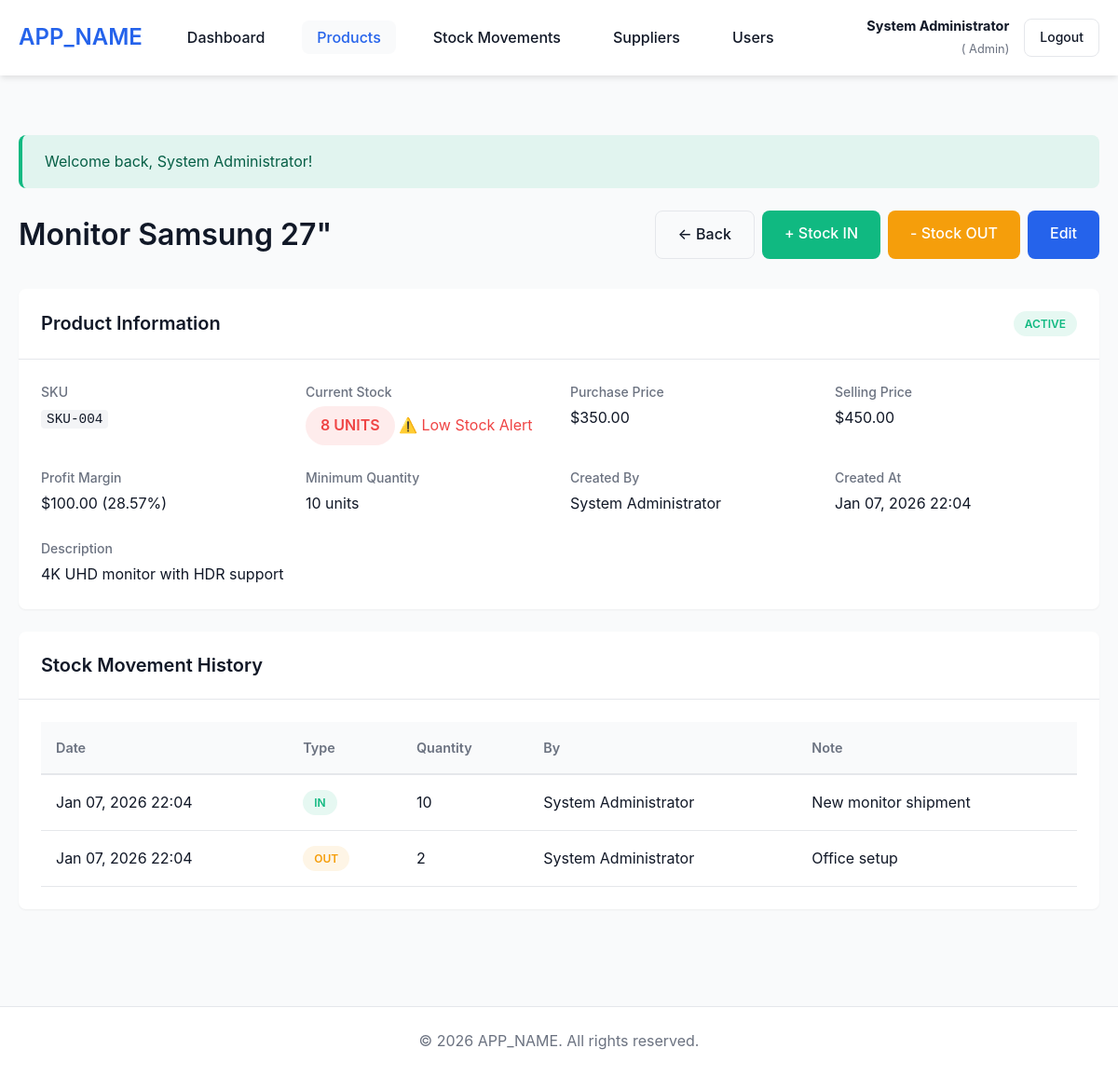
/index.php?page=products&action=view&id=4 (signed in), run on the app's committed database.
### tables this page shows
CREATE TABLE `products` (
  `id` int(10) UNSIGNED NOT NULL,
  `sku` varchar(50) NOT NULL,
  `name` varchar(200) NOT NULL,
  `description` text DEFAULT NULL,
  `purchase_price` decimal(10,2) NOT NULL DEFAULT 0.00,
  `selling_price` decimal(10,2) NOT NULL DEFAULT 0.00,
  `quantity` int(11) NOT NULL DEFAULT 0,
  `minimum_quantity` int(11) NOT NULL DEFAULT 10,
  `is_active` tinyint(1) NOT NULL DEFAULT 1,
  `supplier_id` int(10) UNSIGNED DEFAULT NULL,
  `created_by` int(10) UNSIGNED DEFAULT NULL,
  `created_at` timestamp NOT NULL DEFAULT current_timestamp(),
  `updated_at` timestamp NOT NULL DEFAULT current_timestamp() ON UPDATE current_timestamp()
);

CREATE TABLE `users` (
  `id` int(10) UNSIGNED NOT NULL,
  `username` varchar(50) NOT NULL,
  `email` varchar(100) NOT NULL,
  `password` varchar(255) NOT NULL,
  `full_name` varchar(100) NOT NULL,
  `role` enum('admin','staff','viewer') NOT NULL DEFAULT 'viewer',
  `is_active` tinyint(1) NOT NULL DEFAULT 1,
  `created_at` timestamp NOT NULL DEFAULT current_timestamp(),
  `updated_at` timestamp NOT NULL DEFAULT current_timestamp() ON UPDATE current_timestamp()
);

CREATE TABLE `stock_movements` (
  `id` int(10) UNSIGNED NOT NULL,
  `product_id` int(10) UNSIGNED NOT NULL,
  `movement_type` enum('IN','OUT') NOT NULL,
  `quantity` int(11) NOT NULL,
  `note` text DEFAULT NULL,
  `created_by` int(10) UNSIGNED DEFAULT NULL,
  `created_at` timestamp NOT NULL DEFAULT current_timestamp()
);

### controllers/ProductController.php (called while the page is built, shortened)
<?php
require_once __DIR__ . '/../models/Product.php';
require_once __DIR__ . '/../models/StockMovement.php';
require_once __DIR__ . '/../includes/helpers.php';
class ProductController
{
    private $productModel;
    private $stockMovementModel;
    public function __construct()
    {
        $this->productModel = new Product();
        $this->stockMovementModel = new StockMovement();
    }
    public function view()
    {
        $id = isset($_GET['id']) ? (int) $_GET['id'] : 0;
        $product = $this->productModel->getById($id);
        $movements = $this->stockMovementModel->getByProduct($id, 50);
        require_once __DIR__ . '/../views/products/view.php';
    }
}

### config/Database.php (called while the page is built, shortened)
<?php
class Database
{
    private static $instance = null;
    private $connection;
    private function __construct()
    {
        try {
            $dsn = "mysql:host=" . DB_HOST . ";dbname=" . DB_NAME . ";charset=" . DB_CHARSET;
            $options = [
                PDO::ATTR_ERRMODE => PDO::ERRMODE_EXCEPTION,
                PDO::ATTR_DEFAULT_FETCH_MODE => PDO::FETCH_ASSOC,
                PDO::ATTR_EMULATE_PREPARES => false,
                PDO::MYSQL_ATTR_INIT_COMMAND => "SET NAMES " . DB_CHARSET
            ];
            $this->connection = new PDO($dsn, DB_USER, DB_PASS, $options);
        } catch (PDOException $e) {
            error_log("Database Connection Error: " . $e->getMessage());
            die("Database connection failed. Please check your configuration.");
        }
    }
    public static function getInstance()
    {
        if (self::$instance === null) {
            self::$instance = new self();
        }
        return self::$instance;
    }
    public function getConnection()
    {
        return $this->connection;
    }
}

### models/Product.php (called while the page is built, shortened)
<?php
require_once __DIR__ . '/../config/Database.php';
class Product
{
    private $db;
    public function __construct()
    {
        $this->db = Database::getInstance()->getConnection();
    }
    public function getById($id)
    {
        $sql = "SELECT p.*, u.full_name as created_by_name, s.name as supplier_name
                FROM products p
                LEFT JOIN users u ON p.created_by = u.id
                LEFT JOIN suppliers s ON p.supplier_id = s.id
                WHERE p.id = :id";
        $stmt = $this->db->prepare($sql);
        $stmt->execute(['id' => $id]);
        return $stmt->fetch();
    }
}

### includes/helpers.php (called while the page is built, shortened)
<?php
function formatCurrency($amount, $currency = '$')
{
    return $currency . number_format($amount, 2);
}
function formatDate($date, $format = 'Y-m-d H:i:s')
{
    return date($format, strtotime($date));
}
function isLowStock($quantity, $minimum_quantity)
{
    return $quantity <= $minimum_quantity;
}
function isLoggedIn()
{
    return isset($_SESSION['user_id']);
}
function getCurrentUserRole()
{
    return $_SESSION['user_role'] ?? null;
}
function hasRole($roles)
{
    $userRole = getCurrentUserRole();
    if (is_array($roles)) {
        return in_array($userRole, $roles);
    }
    return $userRole === $roles;
}

### models/StockMovement.php (called while the page is built, shortened)
<?php
require_once __DIR__ . '/../config/Database.php';
class StockMovement
{
    private $db;
    public function __construct()
    {
        $this->db = Database::getInstance()->getConnection();
    }
    public function getByProduct($productId, $limit = 50)
    {
        $sql = "SELECT sm.*, u.full_name as created_by_name
                FROM stock_movements sm
                LEFT JOIN users u ON sm.created_by = u.id
                WHERE sm.product_id = :product_id
                ORDER BY sm.created_at DESC
                LIMIT :limit";
        $stmt = $this->db->prepare($sql);
        $stmt->bindValue(':product_id', $productId, PDO::PARAM_INT);
        $stmt->bindValue(':limit', $limit, PDO::PARAM_INT);
        $stmt->execute();
        return $stmt->fetchAll();
    }
}

### views/products/view.php (the view, shortened to what this page needs)
<?php
require_once __DIR__ . '/../../includes/header.php';
?>
<div class="container">
    <div class="page-header">
        <h1>
            <?php echo htmlspecialchars($product['name']); ?>
        </h1>
        <div class="page-actions">
            <a href="index.php?page=products" class="btn btn-outline">← Back</a>
            <?php if (hasRole(['admin', 'staff'])): ?>
                <a href="index.php?page=stock&action=in" class="btn btn-success">+ Stock IN</a>
                <a href="index.php?page=stock&action=out" class="btn btn-warning">- Stock OUT</a>
            <?php endif; ?>
            <?php if (hasRole('admin')): ?>
                <a href="index.php?page=products&action=edit&id=<?php echo $product['id']; ?>"
                    class="btn btn-primary">Edit</a>
            <?php endif; ?>
        </div>
    </div>
    <div class="card">
        <div class="card-header">
            <h2>Product Information</h2>
            <span class="badge <?php echo $product['is_active'] ? 'badge-success' : 'badge-secondary'; ?>">
                <?php echo $product['is_active'] ? 'Active' : 'Inactive'; ?>
            </span>
        </div>
        <div class="card-body">
            <div class="detail-grid">
                <div class="detail-item">
                    <label>SKU</label>
                    <p><code><?php echo htmlspecialchars($product['sku']); ?></code></p>
                </div>
                <div class="detail-item">
                    <label>Current Stock</label>
                    <p>
                        <span
                            class="badge badge-lg <?php echo isLowStock($product['quantity'], $product['minimum_quantity']) ? 'badge-danger' : 'badge-success'; ?>">
                            <?php echo number_format($product['quantity']); ?> units
                        </span>
                        <?php if (isLowStock($product['quantity'], $product['minimum_quantity'])): ?>
                            <span class="text-danger">⚠️ Low Stock Alert</span>
                        <?php endif; ?>
                    </p>
                </div>
                <div class="detail-item">
                    <label>Purchase Price</label>
                    <p>
                        <?php echo formatCurrency($product['purchase_price']); ?>
                    </p>
                </div>
                <div class="detail-item">
                    <label>Selling Price</label>
                    <p>
                        <?php echo formatCurrency($product['selling_price']); ?>
                    </p>
                </div>
                <div class="detail-item">
                    <label>Profit Margin</label>
                    <p>
                        <?php
                        $margin = $product['selling_price'] - $product['purchase_price'];
                        $marginPercent = $product['purchase_price'] > 0 ? ($margin / $product['purchase_price']) * 100 : 0;
                        echo formatCurrency($margin) . ' (' . number_format($marginPercent, 2) . '%)';
                        ?>
                    </p>
                </div>
                <div class="detail-item">
                    <label>Minimum Quantity</label>
                    <p>
                        <?php echo number_format($product['minimum_quantity']); ?> units
                    </p>
                </div>
                <div class="detail-item">
                    <label>Created By</label>
                    <p>
                        <?php echo htmlspecialchars($product['created_by_name'] ?? 'N/A'); ?>
                    </p>
                </div>
                <div class="detail-item">
                    <label>Created At</label>
                    <p>
                        <?php echo formatDate($product['created_at'], 'M d, Y H:i'); ?>
                    </p>
                </div>
            </div>
            <?php if ($product['description']): ?>
                <div class="detail-item">
                    <label>Description</label>
                    <p>
                        <?php echo nl2br(htmlspecialchars($product['description'])); ?>
                    </p>
                </div>
            <?php endif; ?>
        </div>
    </div>
    <div class="card">
        <div class="card-header">
            <h2>Stock Movement History</h2>
        </div>
        <div class="card-body">
            <?php if (!empty($movements)): ?>
                <div class="table-responsive">
                    <table class="table">
                        <thead>
                            <tr>
                                <th>Date</th>
                                <th>Type</th>
                                <th>Quantity</th>
                                <th>By</th>
                                <th>Note</th>
                            </tr>
                        </thead>
                        <tbody>
                            <?php foreach ($movements as $movement): ?>
                                <tr>
                                    <td>
                                        <?php echo formatDate($movement['created_at'], 'M d, Y H:i'); ?>
                                    </td>
                                    <td>
                                        <span
                                            class="badge badge-<?php echo $movement['movement_type'] === 'IN' ? 'success' : 'warning'; ?>">
                                            <?php echo $movement['movement_type']; ?>
                                        </span>
                                    </td>
                                    <td>
                                        <?php echo number_format($movement['quantity']); ?>
                                    </td>
                                    <td>
                                        <?php echo htmlspecialchars($movement['created_by_name'] ?? 'N/A'); ?>
                                    </td>
                                    <td>
                                        <?php echo htmlspecialchars($movement['note'] ?? '-'); ?>
                                    </td>
                                </tr>
                            <?php endforeach; ?>
                        </tbody>
                    </table>
                </div>
            <?php else: ?>
                <p class="text-muted">No stock movements recorded yet.</p>
            <?php endif; ?>
        </div>
    </div>
</div>
<?php require_once __DIR__ . '/../../includes/footer.php'; ?>

### assets/css/style.css (style rules this page uses)
:root { --primary-color: #2563eb; --primary-dark: #1e40af; --success-color: #10b981; --warning-color: #f59e0b; --danger-color: #ef4444; --info-color: #3b82f6; --secondary-color: #6b7280; --bg-color: #f9fafb; --card-bg: #ffffff; --text-color: #111827; --text-muted: #6b7280; --border-color: #e5e7eb; --shadow-sm: 0 1px 2px 0 rgba(0, 0, 0, 0.05); --shadow-md: 0 4px 6px -1px rgba(0, 0, 0, 0.1); --shadow-lg: 0 10px 15px -3px rgba(0, 0, 0, 0.1); --border-radius: 8px; --transition: all 0.3s ease; }
* { margin: 0; padding: 0; box-sizing: border-box; }
body { font-family: -apple-system, BlinkMacSystemFont, 'Segoe UI', Roboto, 'Helvetica Neue', Arial, sans-serif; font-size: 16px; line-height: 1.6; color: var(--text-color); background-color: var(--bg-color); }
h1, h2, h3, h4, h5, h6 { font-weight: 600; line-height: 1.2; margin-bottom: 1rem; }
h1 { font-size: 2rem; }
h2 { font-size: 1.5rem; }
a { color: var(--primary-color); text-decoration: none; transition: var(--transition); }
code { background-color: #f3f4f6; padding: 2px 6px; border-radius: 4px; font-family: 'Courier New', monospace; font-size: 0.9em; }
.container { max-width: 1200px; margin: 0 auto; padding: 0 20px; }
.page-header { display: flex; justify-content: space-between; align-items: center; margin-bottom: 2rem; flex-wrap: wrap; gap: 1rem; }
.page-header h1 { margin: 0; }
.page-actions { display: flex; gap: 0.5rem; flex-wrap: wrap; }
.card { background-color: var(--card-bg); border-radius: var(--border-radius); box-shadow: var(--shadow-sm); margin-bottom: 1.5rem; overflow: hidden; }
.card-header { padding: 1.5rem; border-bottom: 1px solid var(--border-color); display: flex; justify-content: space-between; align-items: center; }
.card-header h2 { margin: 0; font-size: 1.25rem; }
.card-body { padding: 1.5rem; }
.table-responsive { overflow-x: auto; }
.table { width: 100%; border-collapse: collapse; }
.table thead { background-color: var(--bg-color); }
.table th { padding: 1rem; text-align: left; font-weight: 600; font-size: 0.9rem; color: var(--text-muted); border-bottom: 2px solid var(--border-color); }
.table td { padding: 1rem; border-bottom: 1px solid var(--border-color); }
.btn { display: inline-block; padding: 0.75rem 1.5rem; border: none; border-radius: var(--border-radius); font-size: 1rem; font-weight: 500; text-align: center; cursor: pointer; transition: var(--transition); text-decoration: none; }
.btn-primary { background-color: var(--primary-color); color: white; }
.btn-success { background-color: var(--success-color); color: white; }
.btn-warning { background-color: var(--warning-color); color: white; }
.btn-outline { background-color: transparent; border: 1px solid var(--border-color); color: var(--text-color); }
.badge { display: inline-block; padding: 0.25rem 0.75rem; border-radius: 9999px; font-size: 0.75rem; font-weight: 600; text-transform: uppercase; }
.badge-lg { padding: 0.5rem 1rem; font-size: 1rem; }
.badge-success { background-color: rgba(16, 185, 129, 0.1); color: var(--success-color); }
.badge-warning { background-color: rgba(245, 158, 11, 0.1); color: var(--warning-color); }
.badge-danger { background-color: rgba(239, 68, 68, 0.1); color: var(--danger-color); }
.detail-grid { display: grid; grid-template-columns: repeat(auto-fit, minmax(250px, 1fr)); gap: 1.5rem; margin-bottom: 1.5rem; }
.detail-item label { display: block; font-size: 0.875rem; color: var(--text-muted); margin-bottom: 0.25rem; font-weight: 500; }
.detail-item p { font-size: 1rem; color: var(--text-color); margin: 0; }
.text-danger { color: var(--danger-color); }

### data on the page
products: name "Monitor Samsung 27\"", sku "SKU-004", quantity "8", purchase_price "$350.00", selling_price "$450.00", formatCurrency($margin) "$100.00", marginPercent "28.57", minimum_quantity "10", created_by.full_name "System Administrator", created_at "Jan 07, 2026 22:04", description "4K UHD monitor with HDR support"
stock_movements: created_at "Jan 07, 2026 22:04", movement_type "IN", quantity "10", created_by.full_name "System Administrator", note "New monitor shipment"
stock_movements: created_at "Jan 07, 2026 22:04", movement_type "OUT", quantity "2", created_by.full_name "System Administrator", note "Office setup"

### other printed values
APP_NAME "APP_NAME"
$_SESSION['full_name'] "System Administrator"
$_SESSION['user_role'] "Admin"
$flashMessage['message'] "Welcome back, System Administrator!"
